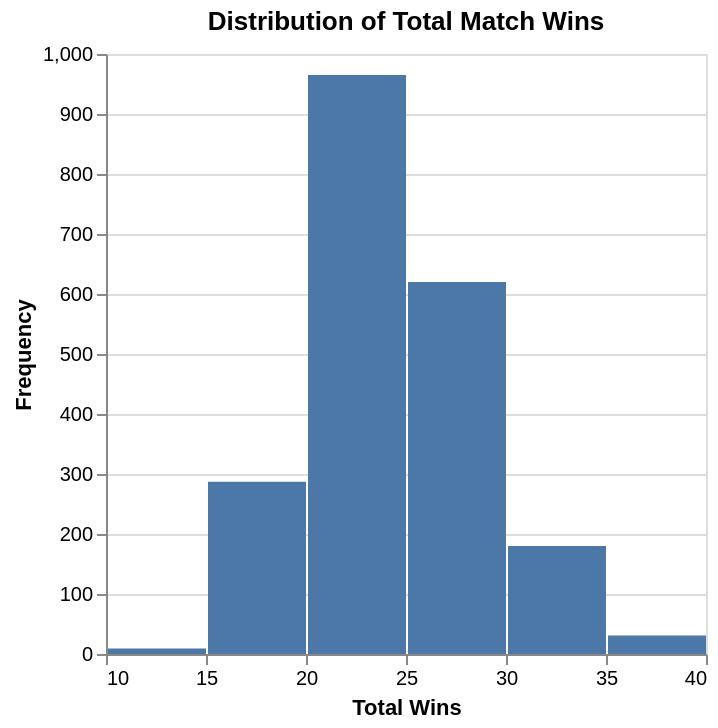

The notebook cell this image was saved under:
### Markdown cell above
<div style="background-color: #f0f0f0; padding: 10px;">
    
#### Task 4.4: Plot the distribution of two relevant variables in the raw data (4 points)

- Use `altair` to plot the distribution of one of the numeric variables in your tidied data set.

- Use `altair` to create a visualization showing the relative proportions of each category/level for one of categorical variable in your tidied data set. 

- Clearly label the variable that is being plotted in each plot.

*Notes:* 
- *Be sure the output is as clear as possible, provide an English title along with readable x and y column names*

- *You may also add more code cells to this section*

</div>

### Code cell
import altair as alt
plot1=alt.Chart(tidied_data).mark_bar().encode(
    x=alt.X('total_wins',bin=True).title('Total Wins'),
    y=alt.Y('count()').title('Frequency')).properties(title='Distribution of Total Match Wins')

plot1

### Figure 1 — Vega-Lite specification as saved in the notebook (floating-point values rounded to 4 significant figures; data arrays with more than 128 entries replaced by an {"elided": "..."} marker saying what was removed)
{"config": {"view": {"continuousWidth": 300, "continuousHeight": 300}}, "data": {"name": "data-be747c7fce88da150139b6f9c8cb042a"}, "mark": {"type": "bar"}, "encoding": {"x": {"bin": true, "field": "total_wins", "title": "Total Wins", "type": "quantitative"}, "y": {"aggregate": "count", "title": "Frequency", "type": "quantitative"}}, "title": "Distribution of Total Match Wins", "$schema": "https://vega.github.io/schema/vega-lite/v5.20.1.json", "datasets": {"data-be747c7fce88da150139b6f9c8cb042a": {"elided": "2092 records"}}}
